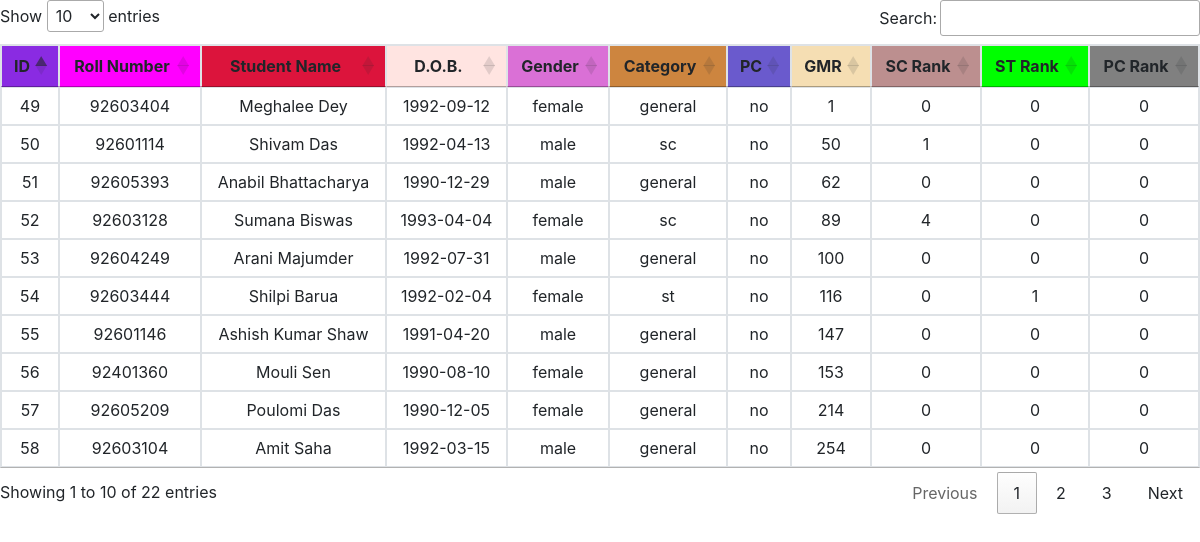
Page /showranklist.php on the committed database.
### tables this page shows
CREATE TABLE `meritlist` (
  `meritid` int(50) NOT NULL,
  `rollno` int(50) NOT NULL,
  `name` varchar(50) NOT NULL,
  `dob` date NOT NULL,
  `gender` varchar(50) NOT NULL,
  `cat` varchar(50) NOT NULL,
  `pc` varchar(50) NOT NULL,
  `gmr` int(50) NOT NULL,
  `scrank` int(50) DEFAULT NULL,
  `strank` int(50) DEFAULT NULL,
  `pcrank` int(50) DEFAULT NULL
);

### showranklist.php (the view, shortened to what this page needs)
<table id="table_id" class="table table-stripped table-hover table-bordered">
  <thead>
          <tr class=" text-center">
            <th class=" text-center" bgcolor="BLUEVIOLET">ID</th>
            <th class=" text-center" bgcolor="FUCHSIA">Roll Number</th>
            <th class=" text-center" bgcolor="CRIMSON">Student Name</th>
            <th class=" text-center" bgcolor="MISTYROSE">D.O.B.</th>
            <th class=" text-center" bgcolor="ORCHID">Gender</th>
            <th class=" text-center" bgcolor="PERU">Category</th>
            <th class=" text-center" bgcolor="SLATEBLUE">PC</th>
            <th class=" text-center" bgcolor="WHEAT">GMR</th>
            <th class=" text-center" bgcolor="ROSYBROWN">SC Rank</th>
            <th class=" text-center" bgcolor="LIME">ST Rank</th>
            <th class=" text-center" bgcolor="GREY">PC Rank</th>
          </tr>
    </thead>
    <tbody>
          <?php
            $conn = mysqli_connect("localhost","root","","jeca");
             $result=mysqli_query($conn,"SELECT * FROM meritlist");
             while($row=mysqli_fetch_assoc($result)):
             ?>
          <tr class="text-center">
            <td><?php echo $row['meritid']; ?></td>
            <td><?php echo $row['rollno']; ?></td>
            <td><?php echo $row['name']; ?></td>
            <td><?php echo $row['dob']; ?></td>
            <td><?php echo $row['gender']; ?></td>
            <td><?php echo $row['cat']; ?></td>
            <td><?php echo $row['pc']; ?></td>
            <td><?php echo $row['gmr']; ?></td>
            <td><?php echo $row['scrank']; ?></td>
            <td><?php echo $row['strank']; ?></td>
            <td><?php echo $row['pcrank']; ?></td>
          </tr>
                       <?php endwhile; ?>
        </tbody>
      </table>
       <link rel="stylesheet"  href="bootstrap.css"/>
      <link rel="stylesheet" type="text/css" href="https://cdn.datatables.net/1.10.19/css/jquery.dataTables.css">

### rows in the picture
meritlist: meritid "49", rollno "92603404", name "Meghalee Dey", dob "1992-09-12", gender "female", cat "general", pc "no", gmr "1", scrank "0", strank "0", pcrank "0"
meritlist: meritid "50", rollno "92601114", name "Shivam Das", dob "1992-04-13", gender "male", cat "sc", pc "no", gmr "50", scrank "1", strank "0", pcrank "0"
meritlist: meritid "51", rollno "92605393", name "Anabil Bhattacharya", dob "1990-12-29", gender "male", cat "general", pc "no", gmr "62", scrank "0", strank "0", pcrank "0"
meritlist: meritid "52", rollno "92603128", name "Sumana Biswas", dob "1993-04-04", gender "female", cat "sc", pc "no", gmr "89", scrank "4", strank "0", pcrank "0"
meritlist: meritid "53", rollno "92604249", name "Arani Majumder", dob "1992-07-31", gender "male", cat "general", pc "no", gmr "100", scrank "0", strank "0", pcrank "0"
meritlist: meritid "54", rollno "92603444", name "Shilpi Barua", dob "1992-02-04", gender "female", cat "st", pc "no", gmr "116", scrank "0", strank "1", pcrank "0"
meritlist: meritid "55", rollno "92601146", name "Ashish Kumar Shaw", dob "1991-04-20", gender "male", cat "general", pc "no", gmr "147", scrank "0", strank "0", pcrank "0"
meritlist: meritid "56", rollno "92401360", name "Mouli Sen", dob "1990-08-10", gender "female", cat "general", pc "no", gmr "153", scrank "0", strank "0", pcrank "0"
meritlist: meritid "57", rollno "92605209", name "Poulomi Das", dob "1990-12-05", gender "female", cat "general", pc "no", gmr "214", scrank "0", strank "0", pcrank "0"
meritlist: meritid "58", rollno "92603104", name "Amit Saha", dob "1992-03-15", gender "male", cat "general", pc "no", gmr "254", scrank "0", strank "0", pcrank "0"
